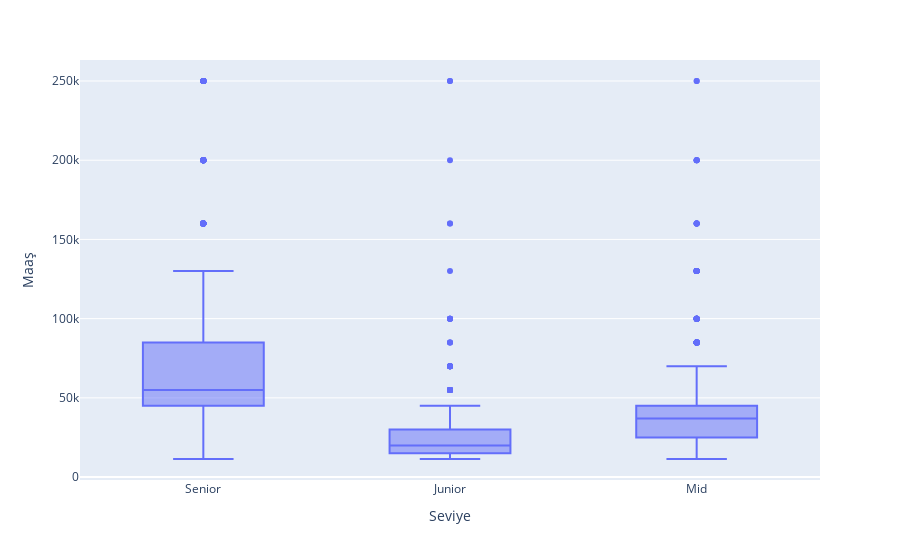

This figure's notebook cell:
### Code cell
Sfig = px.box(x, x='Seviye', y="Maaş")
fig.show()

### Figure 1 — Plotly figure (JSON) as saved in the notebook; plotly's stock layout.template omitted (floating-point values rounded to 4 significant figures; data arrays with more than 128 entries replaced by an {"elided": "..."} marker saying what was removed)
{"data": [{"alignmentgroup": "True", "hovertemplate": "Seviye=%{x}<br>Maaş=%{y}<extra></extra>", "legendgroup": "", "marker": {"color": "#636efa"}, "name": "", "notched": false, "offsetgroup": "", "orientation": "v", "showlegend": false, "type": "box", "x": {"elided": "2465 str values"}, "x0": " ", "xaxis": "x", "y": {"elided": "2465 int values"}, "y0": " ", "yaxis": "y"}], "layout": {"boxmode": "group", "legend": {"tracegroupgap": 0}, "margin": {"t": 60}, "xaxis": {"anchor": "y", "domain": [0, 1], "title": {"text": "Seviye"}}, "yaxis": {"anchor": "x", "domain": [0, 1], "title": {"text": "Maaş"}}}}
